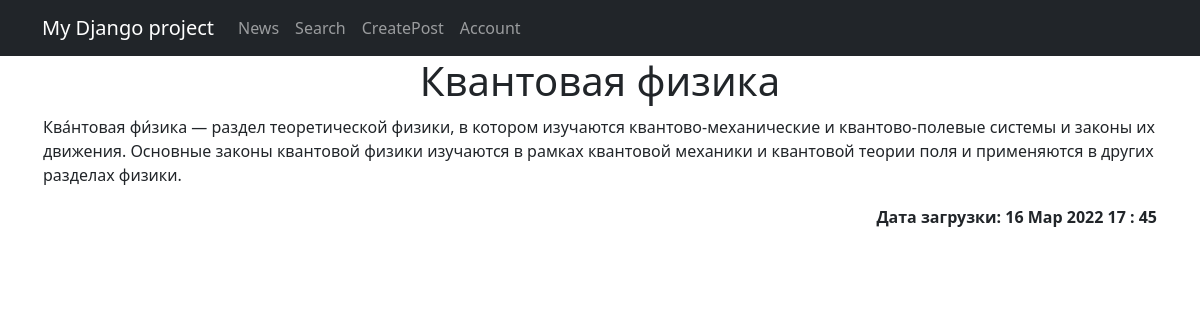
The page /1 on the database its author committed.
### news/models.py (models this page shows, shortened)
class Post(models.Model):
    author = models.ForeignKey(Author, on_delete=models.CASCADE)
    categoryType = models.CharField(max_length=2, choices=CatSource.CATEGORY_CHOICES)
    dateCreate = models.DateTimeField(auto_now_add=True)
    postCategory = models.ManyToManyField(Category, through='PostCategory')
    title = models.CharField(max_length=128)
    text = models.TextField()
    rating = models.IntegerField(default=0)

### news/views.py (the view)
# urls.py: path('<int:pk>', PostDetail.as_view(), name='post_detail'),
class PostDetail(DetailView):
    model = Post  # модель всё та же, но мы хотим получать детали конкретно отдельного товара
    template_name = 'news/postdetail.html'  # название шаблона будет postlist.html
    context_object_name = 'postdetail'

### news/templatetags/custom_filters.py (called while the page is built)
@register.filter()
def censor(value):
    if not isinstance(value, str):
        raise ValueError('Неправильные данные')
    for word in CENSOR_LIST:
        value = value.replace(word[1:], '*' * (len(word) - 1))
        return value

### templates/news/postdetail.html (shortened to what this page needs)
{% extends 'news/default.html' %}
{% load custom_filters %}
{% block content %}
<table>
    <thead>
        <th>
            <h1 align="center">{{ postdetail.title|censor }}</h1>
        </th>
    </thead>
    <tbody align="left">
        <td>
        <p>
        {{ postdetail.text|censor }}
        </td>
    </tbody>
    <tfoot>
        <td align="right">
            <strong>Дата загрузки: {{ postdetail.dateCreate|date:'d M Y H : i' }}</strong>
        </td>
    </tfoot>
</table>
{% endblock content %}

### rows shown on the page
Post: title|censor "Квантовая физика", text|censor "Ква́нтовая фи́зика — раздел теоретической физики, в котором изучаются квантово-механические и квантово-полевые системы и законы их движения. Основные законы квантовой физики изучаются в рамках квантовой механики и квантовой теории поля и применяются в других разделах физики.", dateCreate "16 Мар 2022 17 : 45"
